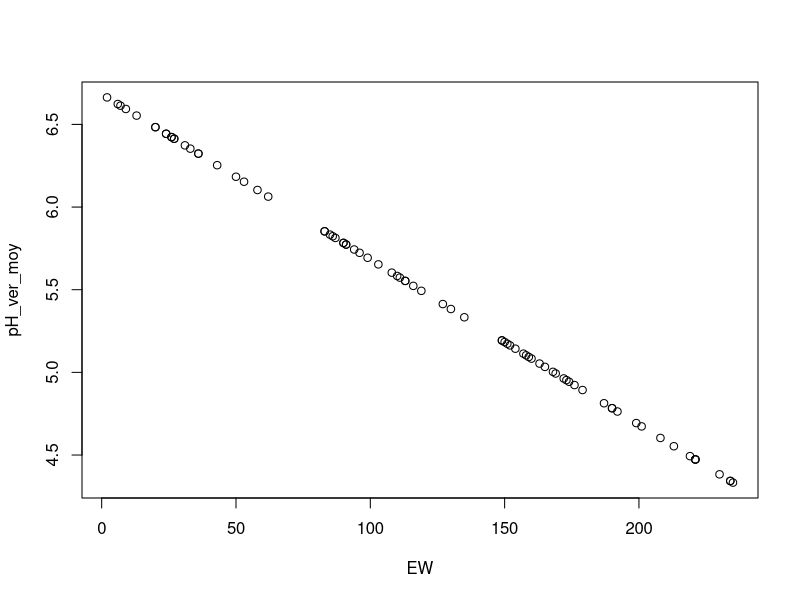
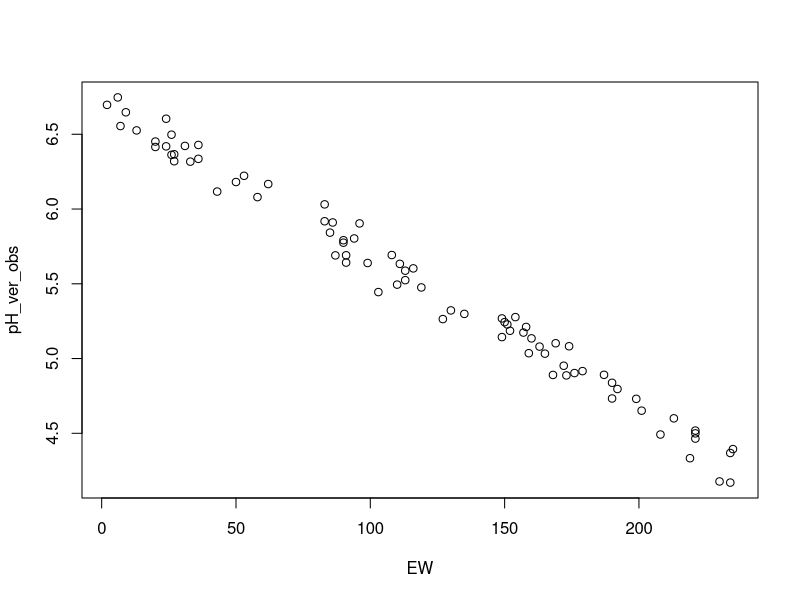
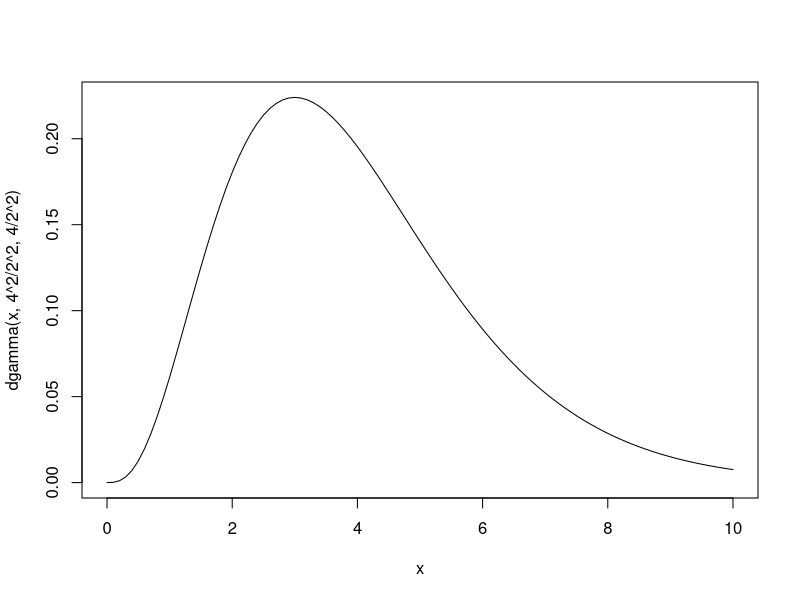
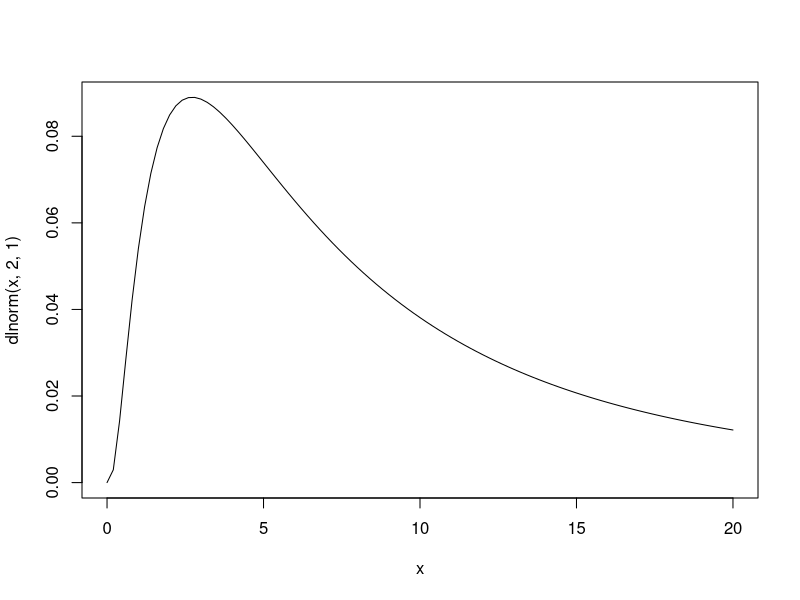

These charts were generated, in order, by the following R code:

library(tidyverse)

EW <-  round(runif(80, min = 0, max = 250))

EW_moy <- mean(EW)

pH_moy <- 5.5

ph_pour_1ver <- -.01

pH_ver_moy <- pH_moy + ph_pour_1ver*(EW - EW_moy)

plot(x = EW, y = pH_ver_moy)

pH_ver_obs <- rnorm(80, mean = pH_ver_moy, sd = .1)

plot(x = EW, y = pH_ver_obs)

fake_worms <- data.frame(pH_ver_obs, EW)
summary(lm(pH_ver_obs ~ I(EW - mean(EW)), data = fake_worms))

##  fungal biomass

curve(dgamma(x, 4^2/2^2, 4/2^2), xlim = c(0, 10))

curve(dlnorm(x, 2, 1), xlim = c(0, 20))

known_EW_fungi_direct <- .01
known_moy_fungi <- .3

exp(known_moy_fungi + known_EW_fungi_direct * (EW - EW_moy))
